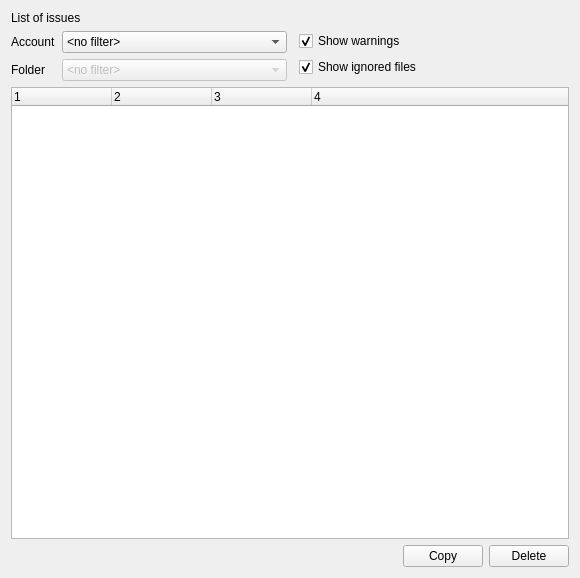
<?xml version="1.0" encoding="UTF-8"?>
<ui version="4.0">
 <class>OCC::IssuesWidget</class>
 <widget class="QWidget" name="OCC::IssuesWidget">
  <property name="geometry">
   <rect>
    <x>0</x>
    <y>0</y>
    <width>580</width>
    <height>578</height>
   </rect>
  </property>
  <property name="windowTitle">
   <string>Form</string>
  </property>
  <layout class="QVBoxLayout" name="verticalLayout">
   <item>
    <widget class="QLabel" name="_headerLabel">
     <property name="text">
      <string>List of issues</string>
     </property>
     <property name="textFormat">
      <enum>Qt::PlainText</enum>
     </property>
    </widget>
   </item>
   <item>
    <layout class="QGridLayout" name="gridLayout">
     <item row="0" column="0">
      <layout class="QFormLayout" name="accountFolderLayout">
       <item row="0" column="0">
        <widget class="QLabel" name="accountLabel">
         <property name="text">
          <string>Account</string>
         </property>
        </widget>
       </item>
       <item row="0" column="1">
        <widget class="QComboBox" name="filterAccount">
         <item>
          <property name="text">
           <string>&lt;no filter&gt;</string>
          </property>
         </item>
        </widget>
       </item>
       <item row="1" column="0">
        <widget class="QLabel" name="folderLabel">
         <property name="text">
          <string>Folder</string>
         </property>
        </widget>
       </item>
       <item row="1" column="1">
        <widget class="QComboBox" name="filterFolder">
         <property name="enabled">
          <bool>false</bool>
         </property>
         <item>
          <property name="text">
           <string>&lt;no filter&gt;</string>
          </property>
         </item>
        </widget>
       </item>
      </layout>
     </item>
     <item row="0" column="1">
      <layout class="QFormLayout" name="formLayout_2">
       <item row="0" column="1">
        <widget class="QCheckBox" name="showWarnings">
         <property name="text">
          <string>Show warnings</string>
         </property>
         <property name="checked">
          <bool>true</bool>
         </property>
        </widget>
       </item>
       <item row="1" column="1">
        <widget class="QCheckBox" name="showIgnores">
         <property name="text">
          <string>Show ignored files</string>
         </property>
         <property name="checked">
          <bool>true</bool>
         </property>
        </widget>
       </item>
      </layout>
     </item>
    </layout>
   </item>
   <item>
    <widget class="QTreeWidget" name="_treeWidget">
     <property name="alternatingRowColors">
      <bool>true</bool>
     </property>
     <property name="rootIsDecorated">
      <bool>false</bool>
     </property>
     <property name="columnCount">
      <number>4</number>
     </property>
     <column>
      <property name="text">
       <string notr="true">1</string>
      </property>
     </column>
     <column>
      <property name="text">
       <string notr="true">2</string>
      </property>
     </column>
     <column>
      <property name="text">
       <string notr="true">3</string>
      </property>
     </column>
     <column>
      <property name="text">
       <string notr="true">4</string>
      </property>
     </column>
    </widget>
   </item>
   <item>
    <layout class="QHBoxLayout" name="horizontalLayout">
     <item>
      <spacer name="horizontalSpacer">
       <property name="orientation">
        <enum>Qt::Horizontal</enum>
       </property>
       <property name="sizeHint" stdset="0">
        <size>
         <width>40</width>
         <height>20</height>
        </size>
       </property>
      </spacer>
     </item>
     <item>
      <widget class="QPushButton" name="copyIssuesButton">
       <property name="toolTip">
        <string>Copy the issues list to the clipboard.</string>
       </property>
       <property name="text">
        <string>Copy</string>
       </property>
      </widget>
     </item>
     <item>
      <widget class="QPushButton" name="deleteIssuesButton">
       <property name="toolTip">
        <string>Delete selected file/files.</string>
       </property>
       <property name="text">
        <string>Delete</string>
       </property>
      </widget>
     </item>
    </layout>
   </item>
  </layout>
 </widget>
 <resources/>
 <connections/>
</ui>
